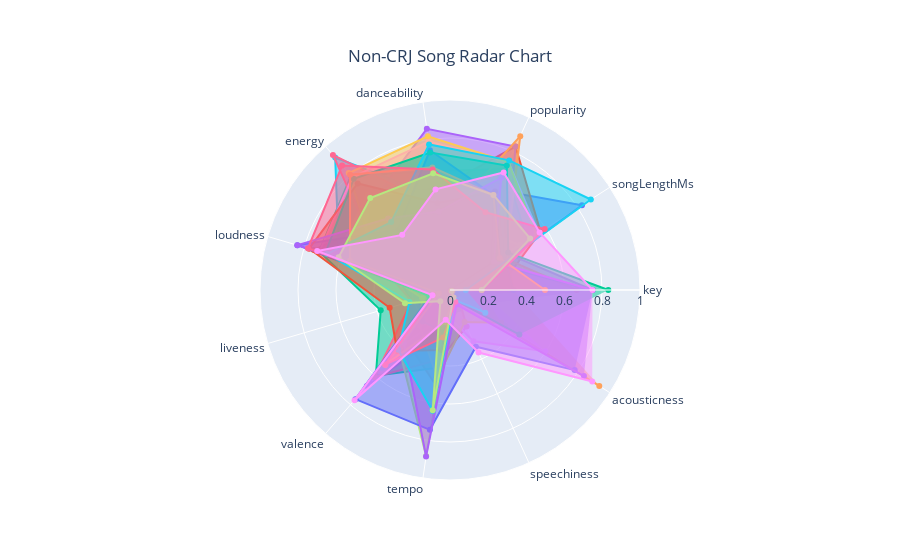

Notebook code for this chart:
### Code cell
non_carly_plot = go.Figure()

len_carly = len(carly_adjusted)

for idx, row in non_carly_adjusted.iterrows():
    non_carly_plot.add_trace(go.Scatterpolar(
      r=row.values[1:],
      theta=of_interest[1:],
      fill='toself',
      name=row.values[0]
    ))

    if idx == len_carly:
        break

non_carly_plot.update_layout(
  title = {
      'text': 'Non-CRJ Song Radar Chart',
      'xanchor': 'center',
      'yanchor': 'top',
      'x': 0.5
  },
  polar=dict(
    radialaxis=dict(
      visible=True,
      range=[0, 1]
    )),
  showlegend=False
)

non_carly_plot.show()

### Figure 1 — Plotly figure (JSON) as saved in the notebook; plotly's stock layout.template omitted (floating-point values rounded to 4 significant figures)
{"data": [{"fill": "toself", "name": "Derezzed - Remixed by Avicii", "r": [0.08333, 0.8255, 0.58, 0.54, 0.635, 0.2999, 0.209, 0.126, 0.2438, 0.0519, 0.00166], "theta": ["key", "songLengthMs", "popularity", "danceability", "energy", "loudness", "liveness", "valence", "tempo", "speechiness", "acousticness"], "type": "scatterpolar"}, {"fill": "toself", "name": "Takeaway (feat. Lennon Stella)", "r": [0.25, 0.5668, 0.83, 0.528, 0.511, 0.7466, 0.101, 0.351, 0.5095, 0.0324, 0.126], "theta": ["key", "songLengthMs", "popularity", "danceability", "energy", "loudness", "liveness", "valence", "tempo", "speechiness", "acousticness"], "type": "scatterpolar"}, {"fill": "toself", "name": "BLOW (with Chris Stapleton & Bruno Mars)", "r": [0.08333, 0.4838, 0.7, 0.631, 0.796, 0.7176, 0.38, 0.596, 0.4129, 0.0401, 0.000245], "theta": ["key", "songLengthMs", "popularity", "danceability", "energy", "loudness", "liveness", "valence", "tempo", "speechiness", "acousticness"], "type": "scatterpolar"}, {"fill": "toself", "name": "South of the Border (feat. Camila Cabello & Cardi B)", "r": [0.75, 0.3555, 0.83, 0.857, 0.621, 0.488, 0.0865, 0.668, 0.2261, 0.0825, 0.148], "theta": ["key", "songLengthMs", "popularity", "danceability", "energy", "loudness", "liveness", "valence", "tempo", "speechiness", "acousticness"], "type": "scatterpolar"}, {"fill": "toself", "name": "lovely (with Khalid)", "r": [0.3333, 0.3529, 0.89, 0.351, 0.296, 0.6792, 0.095, 0.12, 0.1544, 0.0333, 0.934], "theta": ["key", "songLengthMs", "popularity", "danceability", "energy", "loudness", "liveness", "valence", "tempo", "speechiness", "acousticness"], "type": "scatterpolar"}, {"fill": "toself", "name": "Darkside", "r": [0.3333, 0.3373, 0.65, 0.497, 0.923, 0.609, 0.082, 0.545, 0.2063, 0.11, 0.00627], "theta": ["key", "songLengthMs", "popularity", "danceability", "energy", "loudness", "liveness", "valence", "tempo", "speechiness", "acousticness"], "type": "scatterpolar"}, {"fill": "toself", "name": "Blame It On My Youth", "r": [0.6667, 0.3229, 0.6, 0.439, 0.941, 0.3536, 0.21, 0.607, 0.369, 0.211, 0.0497], "theta": ["key", "songLengthMs", "popularity", "danceability", "energy", "loudness", "liveness", "valence", "tempo", "speechiness", "acousticness"], "type": "scatterpolar"}, {"fill": "toself", "name": "Until the End of Time", "r": [0, 0.4372, 0.36, 0.526, 0.663, 0.6249, 0.0567, 0.409, 0.8829, 0.0362, 0.345], "theta": ["key", "songLengthMs", "popularity", "danceability", "energy", "loudness", "liveness", "valence", "tempo", "speechiness", "acousticness"], "type": "scatterpolar"}, {"fill": "toself", "name": "The Search", "r": [0.1667, 0.5553, 0.74, 0.789, 0.786, 0.7167, 0.0997, 0.39, 0.1307, 0.297, 0.596], "theta": ["key", "songLengthMs", "popularity", "danceability", "energy", "loudness", "liveness", "valence", "tempo", "speechiness", "acousticness"], "type": "scatterpolar"}, {"fill": "toself", "name": "When I Grow Up", "r": [0.1667, 0.54, 0.74, 0.817, 0.814, 0.3925, 0.152, 0.247, 0.4697, 0.185, 0.32], "theta": ["key", "songLengthMs", "popularity", "danceability", "energy", "loudness", "liveness", "valence", "tempo", "speechiness", "acousticness"], "type": "scatterpolar"}, {"fill": "toself", "name": "Dead Man Walking", "r": [0.75, 0.2583, 0.55, 0.743, 0.42, 0.8372, 0.109, 0.76, 0.7435, 0.328, 0.78], "theta": ["key", "songLengthMs", "popularity", "danceability", "energy", "loudness", "liveness", "valence", "tempo", "speechiness", "acousticness"], "type": "scatterpolar"}, {"fill": "toself", "name": "Get You High", "r": [0, 0.3115, 0.57, 0.463, 0.742, 0.7725, 0.331, 0.425, 0.3192, 0.0396, 0.0421], "theta": ["key", "songLengthMs", "popularity", "danceability", "energy", "loudness", "liveness", "valence", "tempo", "speechiness", "acousticness"], "type": "scatterpolar"}, {"fill": "toself", "name": "Same Bitches (feat. G-Eazy & YG)", "r": [0.8333, 0.3642, 0.72, 0.731, 0.774, 0.6844, 0.114, 0.219, 0.2253, 0.0555, 0.434], "theta": ["key", "songLengthMs", "popularity", "danceability", "energy", "loudness", "liveness", "valence", "tempo", "speechiness", "acousticness"], "type": "scatterpolar"}, {"fill": "toself", "name": "Need Somebody", "r": [0.75, 0.2752, 0.65, 0.417, 0.498, 0.8376, 0.0748, 0.37, 0.885, 0.0845, 0.838], "theta": ["key", "songLengthMs", "popularity", "danceability", "energy", "loudness", "liveness", "valence", "tempo", "speechiness", "acousticness"], "type": "scatterpolar"}, {"fill": "toself", "name": "Miss Me More", "r": [0.5, 0.3117, 0.55, 0.652, 0.803, 0.5487, 0.0608, 0.52, 0.1711, 0.0433, 0.0156], "theta": ["key", "songLengthMs", "popularity", "danceability", "energy", "loudness", "liveness", "valence", "tempo", "speechiness", "acousticness"], "type": "scatterpolar"}, {"fill": "toself", "name": "La La Land", "r": [0.08333, 0.8811, 0.75, 0.774, 0.473, 0.6738, 0.222, 0.416, 0.6422, 0.0569, 0.221], "theta": ["key", "songLengthMs", "popularity", "danceability", "energy", "loudness", "liveness", "valence", "tempo", "speechiness", "acousticness"], "type": "scatterpolar"}, {"fill": "toself", "name": "Zombie feat. Panther", "r": [0.1667, 0.5926, 0.45, 0.641, 0.867, 0.7793, 0.094, 0.52, 0.253, 0.0678, 0.00868], "theta": ["key", "songLengthMs", "popularity", "danceability", "energy", "loudness", "liveness", "valence", "tempo", "speechiness", "acousticness"], "type": "scatterpolar"}, {"fill": "toself", "name": "America Online", "r": [0.1667, 0.5013, 0.55, 0.621, 0.641, 0.6112, 0.247, 0.0776, 0.6394, 0.044, 0.0101], "theta": ["key", "songLengthMs", "popularity", "danceability", "energy", "loudness", "liveness", "valence", "tempo", "speechiness", "acousticness"], "type": "scatterpolar"}, {"fill": "toself", "name": "Brillo", "r": [0.75, 0.5608, 0.68, 0.535, 0.384, 0.7284, 0.0964, 0.767, 0.1587, 0.362, 0.89], "theta": ["key", "songLengthMs", "popularity", "danceability", "energy", "loudness", "liveness", "valence", "tempo", "speechiness", "acousticness"], "type": "scatterpolar"}], "layout": {"polar": {"radialaxis": {"range": [0, 1], "visible": true}}, "showlegend": false, "title": {"text": "Non-CRJ Song Radar Chart", "x": 0.5, "xanchor": "center", "yanchor": "top"}}}
